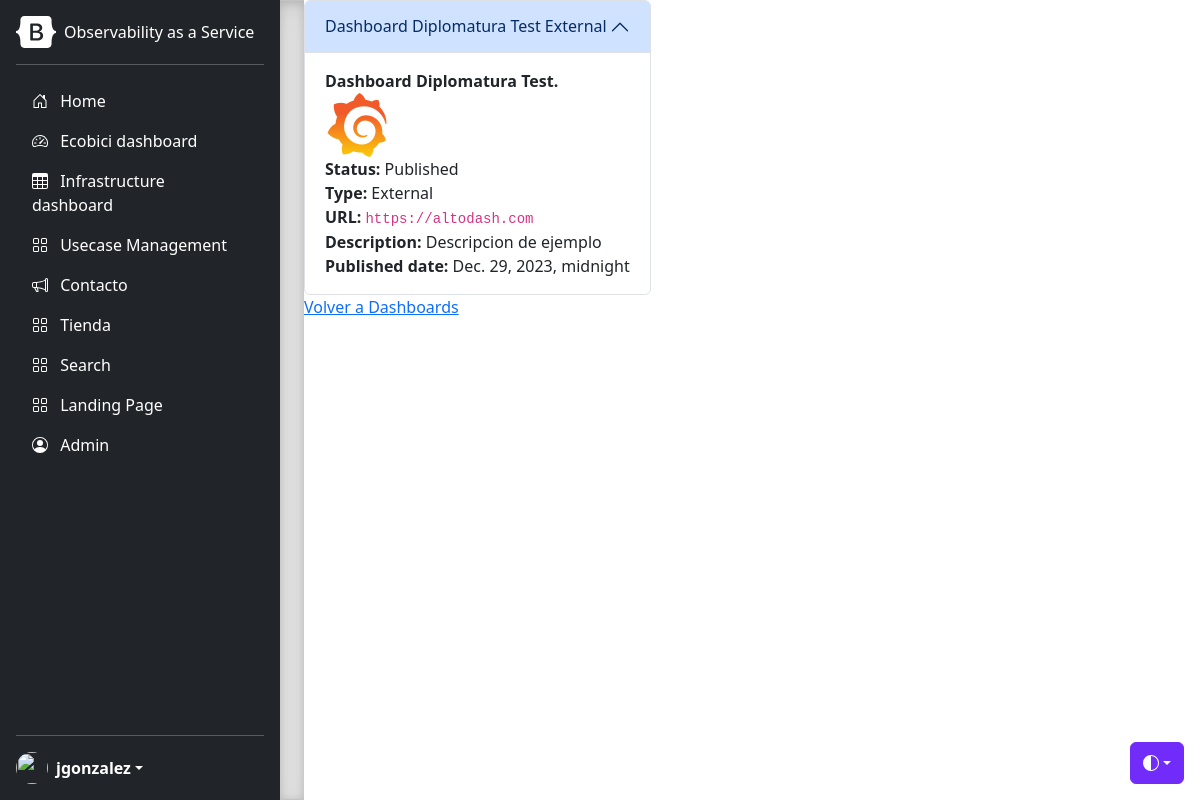
The page /tienda/usecase/11/ (signed in) on the database its author committed.
### dashboards/models.py (models this page shows, shortened)
class Dashboards(models.Model):
    draft = "Draft"
    published = "Published"
    retired = "Retired"
    custom = "Custom"
    external = "External"
    DASHBOARD_STATUS = (
        (draft, "Draft"),
        (published, "Published"),
        (retired, "Retired")
    )
    DASHBOARD_TYPE = (
        (custom, "Custom"),
        (external, "External"),
    )
    status = models.CharField(max_length=50, choices=DASHBOARD_STATUS, default=draft)
    dashboard_type = models.CharField(max_length=50, choices=DASHBOARD_TYPE, default=custom)
    name = models.CharField(max_length=200)
    url = models.CharField(max_length=200)
    description = models.CharField(max_length=200)
    published_date = models.DateTimeField('Published Date')
    image = models.ImageField(default='grafana_logo_icon_171048.png', blank=True, null=True)
    def __str__(self):
        return self.name + ' ' + str(self.dashboard_type)

### tienda/views.py (the view)
# urls.py: path('usecase/<int:dashboard_id>/', views.usecase, name='usecase'),
@login_required(redirect_field_name='/' , login_url='/usuarios/login')
def usecase(request, dashboard_id: int):
    template = 'tienda/usecase.html'
    params = {}
    params['site_name'] = 'Observability Insights - Ver Dashboard <id: int>'
    params['page'] = 'usecase.html'
    try:
        data = Dashboards.objects.get(pk=dashboard_id)
    except Dashboards.DoesNotExist:
        raise Http404
    params['data'] = data
    return render(request, template, params)

### templates/tienda/usecase.html
{% extends "layout.html" %}
{% block main %}
<div class="accordion" id="accordionExample">
  <div class="accordion-item">
    <h2 class="accordion-header">
      <button class="accordion-button" type="button" data-bs-toggle="collapse" data-bs-target="#collapseOne" aria-expanded="true" aria-controls="collapseOne">
        {{data}}
      </button>
    </h2>
    <div id="collapseOne" class="accordion-collapse collapse show" data-bs-parent="#accordionExample">
      <div class="accordion-body">
        <strong>{{data.name}}.</strong><br \>
        <img src="/media/{{data.image}}" height="64" width="64"><br \>
        <b>Status: </b>{{data.status}}<br \>
        <b>Type: </b>{{data.dashboard_type}}<br \>
        <b>URL: </b><code>{{data.url}}</code><br \>
        <b>Description: </b>{{data.description}}<br \>
        <b>Published date: </b>{{data.published_date}}<br \>
      </div>
    </div>
  </div>
  <a href="{% url 'usecases' %}">Volver a Dashboards</a>
</div>
{% endblock %}

### templates/dashboards/sidebar.html (shortened to what this page needs)
<main class="d-flex flex-nowrap">
    <div class="d-flex flex-column flex-shrink-0 p-3 text-bg-dark" style="width: 280px;">
      <a href="/" class="d-flex align-items-center mb-3 mb-md-0 me-md-auto text-white text-decoration-none">
        <svg class="bi pe-none me-2" width="40" height="32"><use xlink:href="#bootstrap"/></svg>
        <span class="fs-6">Observability as a Service</span>
      </a>
      <hr>
      <ul class="nav nav-pills flex-column mb-auto">
        <li class="nav-item">
          {% if 'index' in page %}
          <a href="{% url 'main' %}" class="nav-link active" aria-current="page">
          {% else %}
          <a href="{% url 'main' %}" class="nav-link text-white" aria-current="page">
          {% endif %}
            <svg class="bi pe-none me-2" width="16" height="16"><use xlink:href="#home"/></svg>
            Home
          </a>
        </li>
        <li>
          {% if 'ecobici' in page %}
          <a href="{% url 'ecobici' %}" class="nav-link text-white active">
          {% else %}
          <a href="{% url 'ecobici' %}" class="nav-link text-white">
          {% endif %}
            <svg class="bi pe-none me-2" width="16" height="16"><use xlink:href="#speedometer2"/></svg>
            Ecobici dashboard
          </a>
        </li>
        <li>
          {% if 'infrastructure' in page %}
          <a href="{% url 'infrastructure' %}" class="nav-link text-white active">
          {% else %}
          <a href="{% url 'infrastructure' %}" class="nav-link text-white">
          {% endif %}
            <svg class="bi pe-none me-2" width="16" height="16"><use xlink:href="#table"/></svg>
            Infrastructure dashboard
          </a>
        </li>
        <li>
          {% if 'cargar' in page %}
          <a href="{% url 'cargar' %}" class="nav-link text-white active">
          {% else %}
          <a href="{% url 'cargar' %}" class="nav-link text-white">
          {% endif %}
            <svg class="bi pe-none me-2" width="16" height="16"><use xlink:href="#grid"/></svg>
            Usecase Management
          </a>
        </li>
        <li>
          {% if not page %}
          <a href="{% url 'contacto' %}" class="nav-link text-white active">
          {% else %}
          <a href="{% url 'contacto' %}" class="nav-link text-white">
          {% endif %}
            <svg class="bi pe-none me-2" width="16" height="16"><use xlink:href="#contact"/></svg>
            Contacto
          </a>
        </li>
        <li>
          {% if 'usecases' in page %}
          <a href="{% url 'usecases' %}" class="nav-link text-white active">
          {% else %}
          <a href="{% url 'usecases' %}" class="nav-link text-white">
          {% endif %}
            <svg class="bi pe-none me-2" width="16" height="16"><use xlink:href="#grid"/></svg>
            Tienda
          </a>
        </li>
        <li>
          {% if 'search' in page %}
          <a href="{% url 'search' %}" class="nav-link text-white active">
            {% else %}
            <a href="{% url 'search' %}" class="nav-link text-white">
              {% endif %}
              <svg class="bi pe-none me-2" width="16" height="16"><use xlink:href="#grid"/></svg>
              Search
            </a>
          </li>
          <li>
            {% if 'landing' in page %}
            <a href="{% url 'landing' %}" class="nav-link text-white active">
              {% else %}
              <a href="{% url 'landing' %}" class="nav-link text-white">
                {% endif %}
                <svg class="bi pe-none me-2" width="16" height="16"><use xlink:href="#grid"/></svg>
                Landing Page
              </a>
            </li>
        {% if request.user.is_authenticated %}
        <li>
          {% if 'admin' in page %}
          <a href="{% url 'admin:index' %}" target="_blank" class="nav-link text-white active">
          {% else %}
          <a href="{% url 'admin:index' %}" target="_blank" class="nav-link text-white">
          {% endif %}
            <svg class="bi pe-none me-2" width="16" height="16"><use xlink:href="#people-circle"/></svg>
            Admin
          </a>
        </li>
        {% endif %}
      </ul>
      <hr>
      <div class="dropdown">
        <a href="{% url 'login' %}" class="d-flex align-items-center text-white text-decoration-none dropdown-toggle" data-bs-toggle="dropdown" aria-expanded="false">
          {% if request.user.is_authenticated %}
          <img src="https://lh3.googleusercontent.com/a/ACg8ocLZyZZMJswZGRTlwg3FVYYXhqAl7D8DThuAMM38xc2SgYM=s376-c-no" alt="" width="32" height="32" class="rounded-circle me-2">
          <strong>{{ request.user }}</strong>
          {% else %}
          <img src="https://media.istockphoto.com/id/1087531642/vector/male-face-silhouette-or-icon-man-avatar-profile-unknown-or-anonymous-person-vector.jpg?s=612x612&w=0&k=20&c=FEppaMMfyIYV2HJ6Ty8tLmPL1GX6Tz9u9Y8SCRrkD-o=" alt="" width="32" height="32" class="rounded-circle me-2">
          <strong>Unkown</strong>
          {% endif %}
        </a>
      </div>
    </div>
    <div class="b-example-divider b-example-vr"></div>

### rows shown on the page
Dashboards: name+dashboard_type "Dashboard Diplomatura Test External", name "Dashboard Diplomatura Test", image (picture), status "Published", dashboard_type "External", url "https://altodash.com", description "Descripcion de ejemplo", published_date "Dec. 29, 2023, midnight"

### other values the page prints
{{ request.user }} "jgonzalez"
